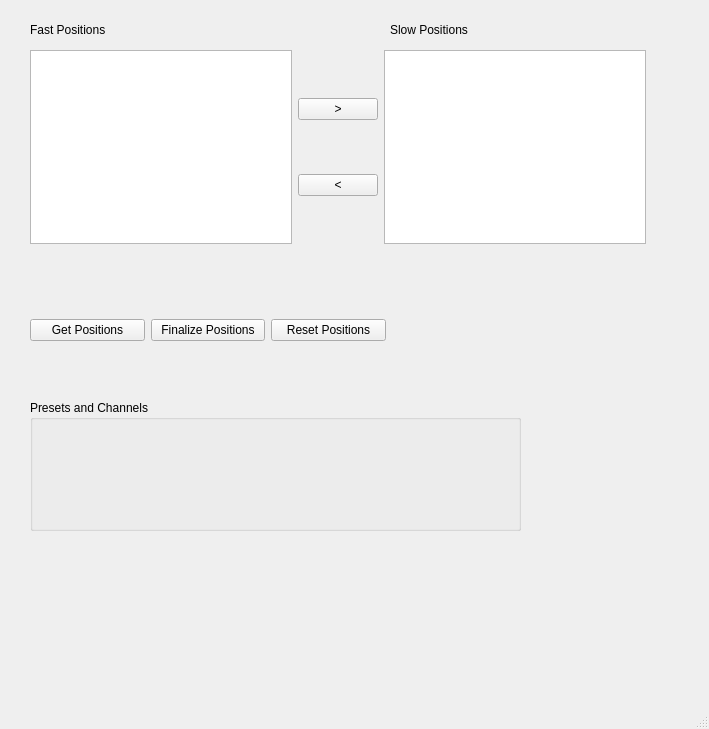
<?xml version="1.0" encoding="UTF-8"?>
<ui version="4.0">
 <class>EventsWindow</class>
 <widget class="QMainWindow" name="EventsWindow">
  <property name="geometry">
   <rect>
    <x>0</x>
    <y>0</y>
    <width>709</width>
    <height>729</height>
   </rect>
  </property>
  <property name="windowTitle">
   <string>MainWindow</string>
  </property>
  <widget class="QWidget" name="centralwidget">
   <widget class="QLabel" name="FastPositionsLabel">
    <property name="geometry">
     <rect>
      <x>30</x>
      <y>20</y>
      <width>211</width>
      <height>19</height>
     </rect>
    </property>
    <property name="text">
     <string>Fast Positions</string>
    </property>
   </widget>
   <widget class="QWidget" name="horizontalLayoutWidget">
    <property name="geometry">
     <rect>
      <x>30</x>
      <y>290</y>
      <width>356</width>
      <height>80</height>
     </rect>
    </property>
    <layout class="QHBoxLayout" name="positionsButtonsLayout">
     <item>
      <widget class="QPushButton" name="getPositions">
       <property name="text">
        <string>Get Positions</string>
       </property>
      </widget>
     </item>
     <item>
      <widget class="QPushButton" name="finalizePositions">
       <property name="text">
        <string>Finalize Positions</string>
       </property>
      </widget>
     </item>
     <item>
      <widget class="QPushButton" name="resetPositions">
       <property name="text">
        <string>Reset Positions</string>
       </property>
      </widget>
     </item>
    </layout>
   </widget>
   <widget class="QLabel" name="SlowPositionsLabel">
    <property name="geometry">
     <rect>
      <x>390</x>
      <y>20</y>
      <width>111</width>
      <height>19</height>
     </rect>
    </property>
    <property name="text">
     <string>Slow Positions</string>
    </property>
   </widget>
   <widget class="QGroupBox" name="presetsBox">
    <property name="geometry">
     <rect>
      <x>30</x>
      <y>400</y>
      <width>491</width>
      <height>131</height>
     </rect>
    </property>
    <property name="title">
     <string>Presets and Channels</string>
    </property>
   </widget>
   <widget class="QWidget" name="horizontalLayoutWidget_2">
    <property name="geometry">
     <rect>
      <x>30</x>
      <y>50</y>
      <width>616</width>
      <height>194</height>
     </rect>
    </property>
    <layout class="QHBoxLayout" name="positionListsLayout">
     <item>
      <widget class="QListWidget" name="fastPositions"/>
     </item>
     <item>
      <layout class="QVBoxLayout" name="verticalLayout">
       <item>
        <widget class="QPushButton" name="sendToSlow">
         <property name="text">
          <string>&gt;</string>
         </property>
        </widget>
       </item>
       <item>
        <widget class="QPushButton" name="sendToFast">
         <property name="text">
          <string>&lt;</string>
         </property>
        </widget>
       </item>
      </layout>
     </item>
     <item>
      <widget class="QListWidget" name="slowPositions"/>
     </item>
    </layout>
   </widget>
  </widget>
  <widget class="QMenuBar" name="menubar">
   <property name="geometry">
    <rect>
     <x>0</x>
     <y>0</y>
     <width>709</width>
     <height>21</height>
    </rect>
   </property>
  </widget>
  <widget class="QStatusBar" name="statusbar"/>
 </widget>
 <resources/>
 <connections/>
</ui>
